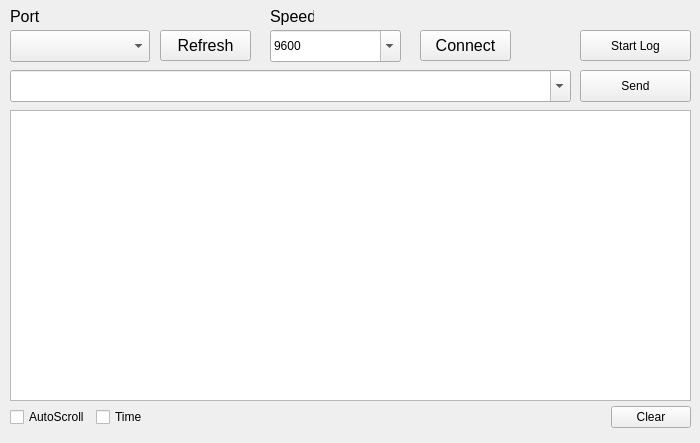
    <widget class="QWidget" name="tab_com">
     <property name="enabled">
      <bool>true</bool>
     </property>
     <attribute name="title">
      <string>COM</string>
     </attribute>
     <widget class="QTextEdit" name="textEdit_read">
      <property name="geometry">
       <rect>
        <x>10</x>
        <y>110</y>
        <width>681</width>
        <height>291</height>
       </rect>
      </property>
      <property name="verticalScrollBarPolicy">
       <enum>Qt::ScrollBarAsNeeded</enum>
      </property>
      <property name="readOnly">
       <bool>true</bool>
      </property>
      <property name="textInteractionFlags">
       <set>Qt::TextSelectableByKeyboard|Qt::TextSelectableByMouse</set>
      </property>
     </widget>
     <widget class="QWidget" name="horizontalLayoutWidget">
      <property name="geometry">
       <rect>
        <x>10</x>
        <y>400</y>
        <width>681</width>
        <height>34</height>
       </rect>
      </property>
      <layout class="QHBoxLayout" name="horizontalLayout">
       <item>
        <widget class="QCheckBox" name="checkBox_scroll">
         <property name="text">
          <string>AutoScroll</string>
         </property>
         <property name="checked">
          <bool>false</bool>
         </property>
        </widget>
       </item>
       <item>
        <widget class="QCheckBox" name="checkBox_time">
         <property name="layoutDirection">
          <enum>Qt::LeftToRight</enum>
         </property>
         <property name="autoFillBackground">
          <bool>false</bool>
         </property>
         <property name="text">
          <string>Time</string>
         </property>
         <property name="checked">
          <bool>false</bool>
         </property>
        </widget>
       </item>
       <item>
        <spacer name="horizontalSpacer">
         <property name="orientation">
          <enum>Qt::Horizontal</enum>
         </property>
         <property name="sizeHint" stdset="0">
          <size>
           <width>40</width>
           <height>20</height>
          </size>
         </property>
        </spacer>
       </item>
       <item>
        <widget class="QPushButton" name="pushButton_clear">
         <property name="text">
          <string>Clear</string>
         </property>
         <property name="icon">
          <iconset>
           <normaloff>icon/clean.png</normaloff>icon/clean.png</iconset>
         </property>
         <property name="iconSize">
          <size>
           <width>16</width>
           <height>16</height>
          </size>
         </property>
        </widget>
       </item>
      </layout>
     </widget>
     <widget class="QPushButton" name="pushButton_connect">
      <property name="geometry">
       <rect>
        <x>420</x>
        <y>30</y>
        <width>91</width>
        <height>31</height>
       </rect>
      </property>
      <property name="font">
       <font>
        <pointsize>12</pointsize>
       </font>
      </property>
      <property name="text">
       <string>Connect</string>
      </property>
      <property name="icon">
       <iconset>
        <normaloff>icon/usb.png</normaloff>icon/usb.png</iconset>
      </property>
      <property name="iconSize">
       <size>
        <width>16</width>
        <height>16</height>
       </size>
      </property>
     </widget>
     <widget class="QPushButton" name="pushButton_log_com">
      <property name="geometry">
       <rect>
        <x>580</x>
        <y>30</y>
        <width>111</width>
        <height>31</height>
       </rect>
      </property>
      <property name="text">
       <string>Start Log</string>
      </property>
      <property name="icon">
       <iconset>
        <normaloff>icon/notepad.png</normaloff>icon/notepad.png</iconset>
      </property>
      <property name="iconSize">
       <size>
        <width>16</width>
        <height>16</height>
       </size>
      </property>
     </widget>
     <widget class="QPushButton" name="pushButton_send">
      <property name="geometry">
       <rect>
        <x>580</x>
        <y>70</y>
        <width>111</width>
        <height>32</height>
       </rect>
      </property>
      <property name="text">
       <string>Send</string>
      </property>
      <property name="icon">
       <iconset>
        <normaloff>icon/send-message.png</normaloff>icon/send-message.png</iconset>
      </property>
      <property name="iconSize">
       <size>
        <width>16</width>
        <height>16</height>
       </size>
      </property>
     </widget>
     <widget class="QPushButton" name="pushButton_refresh">
      <property name="geometry">
       <rect>
        <x>160</x>
        <y>30</y>
        <width>91</width>
        <height>31</height>
       </rect>
      </property>
      <property name="sizePolicy">
       <sizepolicy hsizetype="Minimum" vsizetype="Fixed">
        <horstretch>0</horstretch>
        <verstretch>0</verstretch>
       </sizepolicy>
      </property>
      <property name="font">
       <font>
        <pointsize>12</pointsize>
       </font>
      </property>
      <property name="text">
       <string>Refresh</string>
      </property>
      <property name="icon">
       <iconset>
        <normaloff>icon/refresh.png</normaloff>icon/refresh.png</iconset>
      </property>
      <property name="iconSize">
       <size>
        <width>16</width>
        <height>16</height>
       </size>
      </property>
     </widget>
     <widget class="QComboBox" name="comboBox_comm">
      <property name="geometry">
       <rect>
        <x>10</x>
        <y>70</y>
        <width>561</width>
        <height>32</height>
       </rect>
      </property>
      <property name="editable">
       <bool>true</bool>
      </property>
     </widget>
     <widget class="QComboBox" name="comboBox_port">
      <property name="geometry">
       <rect>
        <x>10</x>
        <y>30</y>
        <width>140</width>
        <height>32</height>
       </rect>
      </property>
      <property name="sizePolicy">
       <sizepolicy hsizetype="Preferred" vsizetype="Fixed">
        <horstretch>10</horstretch>
        <verstretch>0</verstretch>
       </sizepolicy>
      </property>
     </widget>
     <widget class="QLabel" name="label_port">
      <property name="geometry">
       <rect>
        <x>10</x>
        <y>0</y>
        <width>31</width>
        <height>32</height>
       </rect>
      </property>
      <property name="font">
       <font>
        <pointsize>12</pointsize>
       </font>
      </property>
      <property name="text">
       <string>Port</string>
      </property>
     </widget>
     <widget class="QLabel" name="label_speed">
      <property name="geometry">
       <rect>
        <x>270</x>
        <y>0</y>
        <width>44</width>
        <height>32</height>
       </rect>
      </property>
      <property name="sizePolicy">
       <sizepolicy hsizetype="Fixed" vsizetype="Preferred">
        <horstretch>0</horstretch>
        <verstretch>0</verstretch>
       </sizepolicy>
      </property>
      <property name="font">
       <font>
        <pointsize>12</pointsize>
       </font>
      </property>
      <property name="text">
       <string>Speed</string>
      </property>
     </widget>
     <widget class="QComboBox" name="comboBox_speed">
      <property name="geometry">
       <rect>
        <x>270</x>
        <y>30</y>
        <width>131</width>
        <height>32</height>
       </rect>
      </property>
      <property name="editable">
       <bool>true</bool>
      </property>
      <property name="currentIndex">
       <number>5</number>
      </property>
      <item>
       <property name="text">
        <string>300</string>
       </property>
      </item>
      <item>
       <property name="text">
        <string>600</string>
       </property>
      </item>
      <item>
       <property name="text">
        <string>1200</string>
       </property>
      </item>
      <item>
       <property name="text">
        <string>2400</string>
       </property>
      </item>
      <item>
       <property name="text">
        <string>4800</string>
       </property>
      </item>
      <item>
       <property name="text">
        <string>9600</string>
       </property>
      </item>
      <item>
       <property name="text">
        <string>19200</string>
       </property>
      </item>
      <item>
       <property name="text">
        <string>38400</string>
       </property>
      </item>
      <item>
       <property name="text">
        <string>57600</string>
       </property>
      </item>
      <item>
       <property name="text">
        <string>115200</string>
       </property>
      </item>
      <item>
       <property name="text">
        <string>230400</string>
       </property>
      </item>
      <item>
       <property name="text">
        <string>460800</string>
       </property>
      </item>
      <item>
       <property name="text">
        <string>921600</string>
       </property>
      </item>
     </widget>
    </widget>
